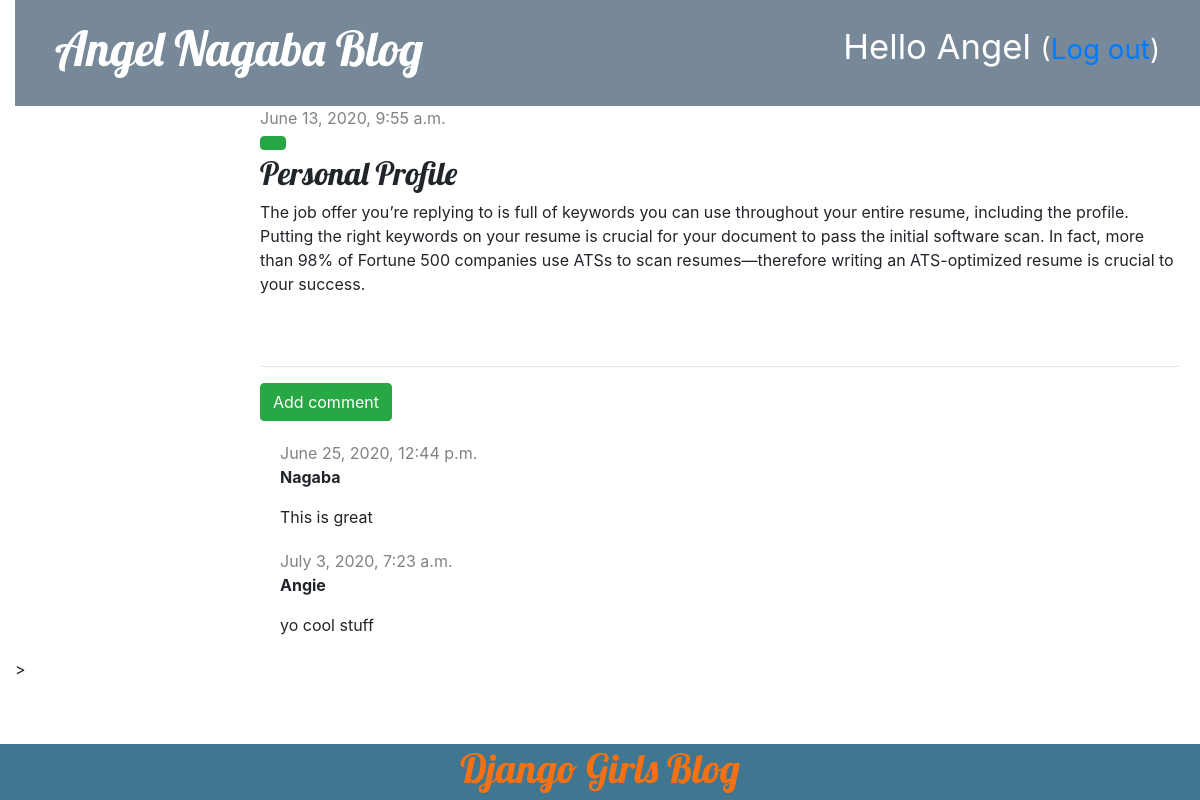
The app's page /post/4/ (signed in) with its own data.
### blog/models.py (models this page shows, shortened)
class Post(models.Model):
    author = models.ForeignKey(settings.AUTH_USER_MODEL, on_delete=models.CASCADE)
    title = models.CharField(max_length=200)
    text = models.TextField()
    created_date = models.DateTimeField(default=timezone.now)
    published_date = models.DateTimeField(blank=True, null=True)

class Comment(models.Model):
    post = models.ForeignKey('blog.Post', on_delete=models.CASCADE, related_name='comments')
    author = models.CharField(max_length=200)
    text = models.TextField()
    created_date = models.DateTimeField(default=timezone.now)
    approved_comment = models.BooleanField(default=False)

### blog/views.py (the view)
# urls.py: path('post/<int:pk>/', views.post_detail, name='post_detail'),
def post_detail(request, pk):
    post = get_object_or_404(Post, pk=pk)
    return render(request, 'blog/post_detail.html', {'post': post})

### blog/templates/blog/post_detail.html (shortened to what this page needs)
{% extends 'blog/base.html' %}
{% block content %}
    <div class="post">
        {% if post.published_date %}
        <div class="date">
            {{ post.published_date }}
        </div>
        {% else %}
        <a class="btn btn-success" href="{% url 'post_publish' pk=post.pk %}">Publish</a>
        {% endif %}
        <a class="btn btn-success" href="{% url 'post_edit' pk=post.pk %}"></a>
        <a class="btn btn-default" href="{% url 'post_delete' pk=post.pk %}"></a>
        <h2>{{ post.title }}</h2>
        <p>{{ post.text|linebreaksbr }}</p>
    </div>
    <hr>
        <a class="btn btn-success" href="{% url 'add_comment_to_post' pk=post.pk %}">Add comment</a>
        {% for comment in post.comments.all %}
    {% if user.is_authenticated or comment.approved_comment %}
    <div class="comment">
        <div class="date">
            {{ comment.created_date }}
            {% if not comment.approved_comment %}
                <a class="btn btn-default" href="{% url 'comment_remove' pk=comment.pk %}"></a>
                <a class="btn btn-default" href="{% url 'comment_approve' pk=comment.pk %}"></a>
            {% endif %}
        </div>
        <strong>{{ comment.author }}</strong>
        <p>{{ comment.text|linebreaks }}</p>
    </div>
    {% endif %}
{% empty %}
    <p>No comments here yet :(</p>
{% endfor %}
{% endblock %}

### blog/templates/blog/base.html (shortened to what this page needs)
<!DOCTYPE html>
{% load static %}
<html>
    <head>
        <link rel="stylesheet" href="https://stackpath.bootstrapcdn.com/bootstrap/4.1.3/css/bootstrap.min.css">
        <link rel="stylesheet" href="//maxcdn.bootstrapcdn.com/bootstrap/4.5.0/css/bootstrap-theme.min.css">
        <link rel="stylesheet" href="{% static 'css/blog.css' %}">
    </head>
    <body>
        <div class="page-header">
            {% if user.is_authenticated %}
                <p class="top-menu">Hello {{ user.username }} <small>(<a href="{% url 'logout' %}">Log out</a>)</small></p>
            {% else %}
                <a href="{% url 'login' %}" class="top-menu"><span class="bi bi-lock"></span></a>
            {% endif %}
            <h1><a href="/">Angel Nagaba Blog</a></h1>
        </div>
        <div class="content container">
            <div class="row">
                <div class="col-md-10 offset-2">
                {% block content %}
                {% endblock %}
                </div>
            </div>
        </div>
        <div class="footer">
            <h1 style="color: #ffffff;"><a href="/">Django Girls Blog</a></h1>
        </div>
    </body>>
</html>

### blog/static/css/blog.css (style rules this page uses)
h1 a, h2 a { color: orange; }
body { padding-left: 15px; }
h1 a, h2 a { color: rgb(247, 113, 18); font-family: 'Lobster'; }
.page-header { background-color: lightslategrey; margin-top: 0; padding: 20px 20px 20px 40px; }
.page-header h1, .page-header h1 a, .page-header h1 a:visited, .page-header h1 a:active { color: #ffffff; font-size: 36pt; text-decoration: none; }
.content { margin-left: 40px; }
h1, h2, h3, h4 { font-family: 'Lobster', cursive; }
.date { color: #828282; }
.top-menu, .top-menu:hover, .top-menu:visited { color: #ffffff; float: right; font-size: 26pt; margin-right: 20px; }
.post { margin-bottom: 70px; }
.comment { margin: 20px 0px 20px 20px; }

### blog/templates/blog/base.html (style rules this page uses)
.footer { position: fixed; left: 0; bottom: 0; width: 100%; background-color: #417690; color: #ffffff; text-emphasis-color: #ffffff; text-align: center; }

### records on screen
Post: published_date "June 13, 2020, 9:55 a.m.", title "Personal Profile", text "The job offer you’re replying to is full of keywords you can use throughout your entire resume, including the profile. Putting the right keywords on your resume is crucial for your document to pass the initial software scan. In fact, more than 98% of Fortune 500 companies use ATSs to scan resumes—therefore writing an ATS-optimized resume is crucial to your success."
Comment: created_date "June 25, 2020, 12:44 p.m.", approved_comment False (drawn), author "Nagaba", text "This is great"
Comment: created_date "July 3, 2020, 7:23 a.m.", approved_comment False (drawn), author "Angie", text "yo cool stuff"

### other values on screen
{{ user.username }} "Angel"
